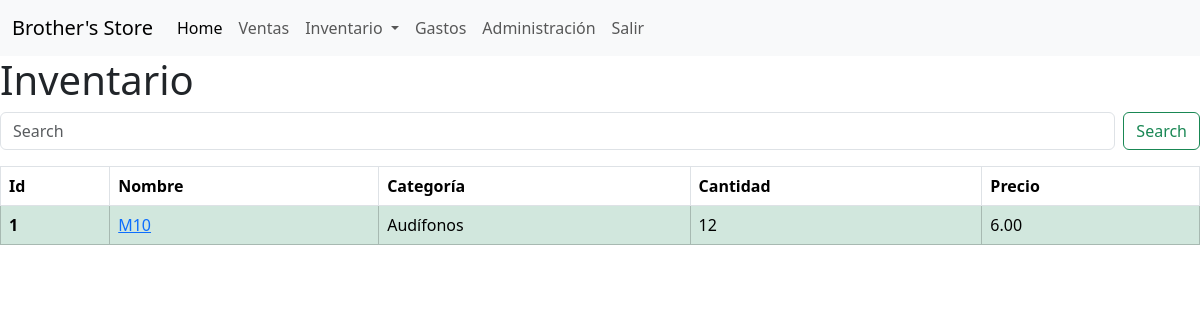
/inventario/ (signed in), run on the app's committed database.
### inventario/models.py (models this page shows, shortened)
class Producto(models.Model):
    nombre = models.CharField(max_length=200)
    descripcion= models.TextField(blank=True, null=True)
    cantidad = models.IntegerField(null=False)
    categoria= models.ForeignKey(Categoria, on_delete=models.CASCADE)
    precio = models.DecimalField(null=False, max_digits=10, decimal_places=2)
    imagen_producto = models.ImageField(upload_to='productos', null=True)
    imagen_url = models.TextField(null=True, blank=True)
    creado_en = models.DateTimeField(auto_now_add=True)
    actualizado_en = models.DateTimeField(null=True, blank=True)
    elimnado_en = models.DateTimeField(null=True, blank=True)
    usuario = models.ForeignKey(User, on_delete=models.CASCADE)

class Categoria(models.Model):
        nombre = models.CharField(max_length=100)
        descripcion = models.TextField(blank=True)
        creado_en = models.DateTimeField(auto_now_add=True)
        actualizado_en = models.DateTimeField(null=True)
        elimnado_en = models.DateTimeField(null=True)
        usuario = models.ForeignKey(User, on_delete=models.CASCADE)
        def __str__(self):
            return self.nombre

### inventario/views.py (the view)
# urls.py: path('inventario/', views_inventario.inventario, name='inventario'),
@login_required
def inventario(request):
    try:
        todos_los_productos = Producto.objects.all()
        return render(request, 'inventario.html', {
            "productos" : todos_los_productos
        })
    except:
        return render(request, 'inventario.html', {
            "productos" : []
        })

### tareas/context_processors.py (called while the page is built)
def grupos_usuario(request):
    if request.user.is_authenticated:
        try:
            grupo = request.user.groups.all()[0]  # Obtén todos los grupos del usuario
            return {'grupos': grupo}
        except:
            return {'grupo': 'adminitracion'}
    return {'grupo': []}  # Devuelve una lista vacía si no hay usuario logueado

### inventario/templates/inventario.html (shortened to what this page needs)
{% extends 'base.html' %}
{% block content %}
<h1>Inventario</h1>
<form class="d-flex" role="search">
  <input class="form-control me-2" type="search" placeholder="Search" aria-label="Search">
  <button class="btn btn-outline-success" type="submit">Search</button>
</form>
<table class="table table-bordered">
    <thead>
      <tr>
        <th scope="col">Id</th>
        <th scope="col">Nombre</th>
        <th scope="col">Categoría</th>
        <th scope="col">Cantidad</th>
        <th scope="col">Precio</th>
      </tr>
    </thead>
    <tbody>
      {% if productos %}
        {% for producto in productos %}
        <tr
            {% if producto.cantidad >= 3 %} class="table-success"
            {% elif producto.cantidad == 2 %} class="table-warning"
            {% elif producto.cantidad == 1 %} class="table-danger"
            {% elif producto.cantidad == 0 %} class="table-dark"
            {% endif %}
        >
        <th scope="row">{{producto.id}}</th>
        <td>
            <a href="{% url 'mostrar_producto' producto.id%}">
            {{producto.nombre}}
            </a>
        </td>
        <td>{{producto.categoria}}</td>
        <td>{{producto.cantidad}}</td>
        <td>{{producto.precio}}</td>
      </tr>
      {% endfor %}
      {% endif %}
    </tbody>
  </table>
{% endblock %}

### data on the page
Producto: id "1", nombre "M10", categoria "Audífonos", cantidad "12", precio "6.00"
